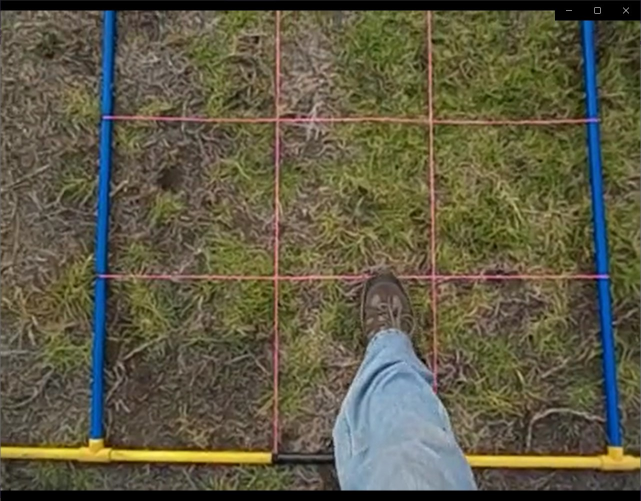
#> input picture transect.jpg, 1282 x 1001 px (shown at 1/2 size)
$ python 'mapping task 2021.py'   (older library calls are emulated)
#> lines starting #> are read from the running program, lines starting #| are printed output that depends on the picture; after the words box and inside, x2 and y2 are one past the last pixel; in counts of white or black regions, pixels touching at a corner belong together; long printed decimals are rounded
#!/usr/bin/env python
# coding: utf-8

# In[41]:


import cv2
import matplotlib.pyplot as plt
import numpy as np
import imutils
import math


# In[83]:


img = cv2.imread('transect.jpg')
#> img is the input picture: shape (1001, 1282, 3); mean B, G, R 69.1, 90.2, 94.5
img_hsv = cv2.cvtColor(img , cv2.COLOR_BGR2HSV)
#> img_hsv: shape (1001, 1282, 3); mean H, S, V 30.6, 96.4, 101.1
sharpen = np.array([[0, -1, 0],
                   [-1, 5, -1],
                   [0, -1, 0]])

bottom = np.array([[-1, -2, -1],
                   [0, 0, 0],
                   [1, 2, 1]]) # for horizontal lines
# [4 lines of commented-out code are left out]
L = np.array([0,46,134], dtype=np.uint8)
U=np.array([187,153,214], dtype=np.uint8)
mask = cv2.inRange(img_hsv, L,U)
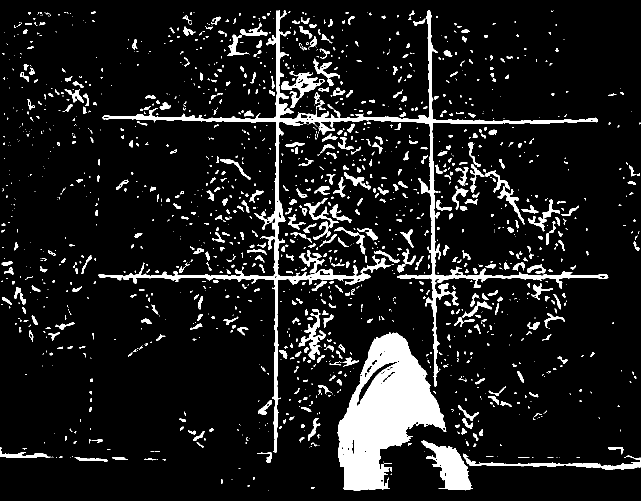
#> mask: shape (1001, 1282) (shown at 1/2 size); 10.1% white; 1578 white regions (1008 under 20 px), largest, box (x1, y1, x2, y2) and area: (675, 665, 893, 981) 35981, (197, 21, 1217, 905) 29390, (843, 880, 946, 981) 4806
plt.imshow(mask,cmap='gray')


# In[ ]:


# In[173]:


#getting lines in image
rho = 1
theta = np.pi/180
threshold = 60
min_line_length = 100
max_line_gap =5
img_copy = np.copy(img)
lines = cv2.HoughLinesP(mask, rho, theta, threshold, np.array([]),min_line_length, max_line_gap)
#> lines = 179 rows, first 6: [856, 21, 867, 633], [868, 615, 870, 772], [628, 553, 741, 553], [858, 21, 871, 772], [552, 904, 552, 556], [613, 555, 738, 555]
horizontal = []
for line in lines:
    for x1,y1,x2,y2 in line:
        cv2.line(img_copy,(x1,y1),(x2,y2),(255,0,0),5)
        #horizontal lines
        Angle = math.atan2(abs(y2 - y1), abs(x2 - x1)) * 180.0 / np.pi;
        print (Angle)
        if (Angle >= 0 and Angle<=10 ):
            horizontal.append([[x1,y1,x2,y2]])
#> this loop made 179 passes
#| 88.970
#| 89.270
#| 0.0
#| 89.008
#| 90.0
#| 0.0
#| 0.0
#| 90.0
#> (further printed lines are left out)
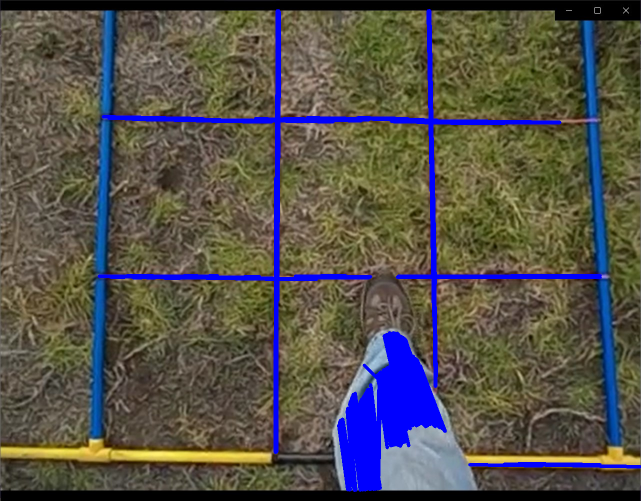
#> img_copy: shape (1001, 1282, 3) (shown at 1/2 size); 5.62% of pixels changed, all inside (x1, y1, x2, y2) = (195, 18, 1282, 984)
#> after the loop, horizontal = 31 items

plt.imshow(img_copy)


# In[174]:


img_copy2 = np.copy(img)
for line in horizontal:
    for x1,y1,x2,y2 in line:
        cv2.line(img_copy2,(x1,y1),(x2,y2),(255,0,0),5)
#> this loop made 31 passes
#> line on passes 1 to 12: [[628, 553, 741, 553]], [[613, 555, 738, 555]], [[1021, 551, 1200, 551]], [[796, 552, 1199, 552]], [[794, 554, 1200, 554]], [[510, 237, 722, 241]], [[1008, 928, 1280, 933]], [[566, 237, 737, 239]], [[939, 929, 1084, 931]], [[1056, 927, 1200, 929]], [[412, 556, 546, 556]], [[782, 242, 975, 242]]
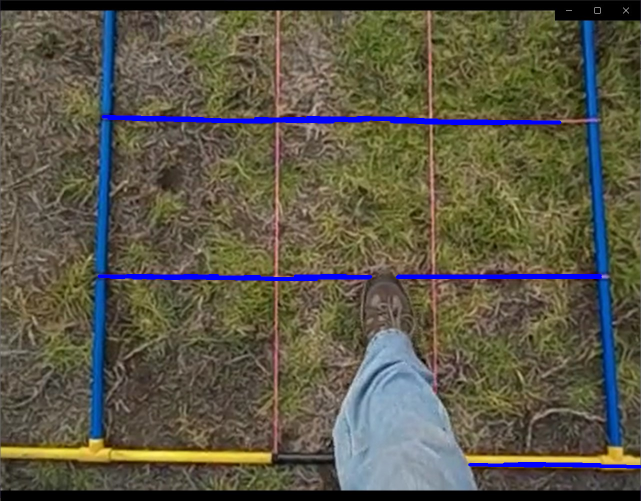
#> img_copy2: shape (1001, 1282, 3) (shown at 1/2 size); 1.72% of pixels changed, all inside (x1, y1, x2, y2) = (195, 230, 1282, 937)

plt.imshow(img_copy2)


# In[216]:


# sort lines and get only 2 lines
filtered_lines=[]
sort=sorted(horizontal,key=lambda l:l[0][1], reverse=True)
#> sort = 31 items
# error in this loop
for i in range(len(sort)):
    if ((sort[i][0][1] - sort[i-1][0][1]))>20: # compare y in the current line and next one
        filtered_lines.append(sort[i])

        print(True)
#> this loop made 31 passes
#| True
#> after the loop, filtered_lines = [[[939, 929, 1084, 931]]]


# In[211]:


filtered_lines


# In[214]:


rows = []

y = img.shape[0]
#> y = 1001
for line in filtered_lines:
    for x1,y1,x2,y2 in line:
        y_avg=(y1+y2)/2
        if (abs(y-y_avg)>100):
            crop= img[int(y):int(y_avg), :]
            rows.append(crop)
            y= y_avg
            print(True)
#> this loop made 1 pass
#> after the loop, rows = []; y = 1001


# In[213]:


# In[ ]:
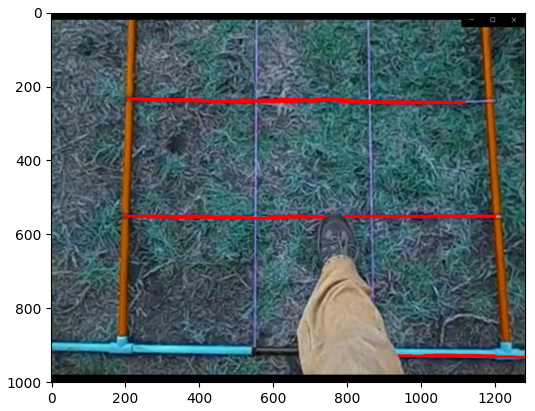
#> figure drawn by matplotlib, 1 panel; B, G, R data is drawn as R, G, B
